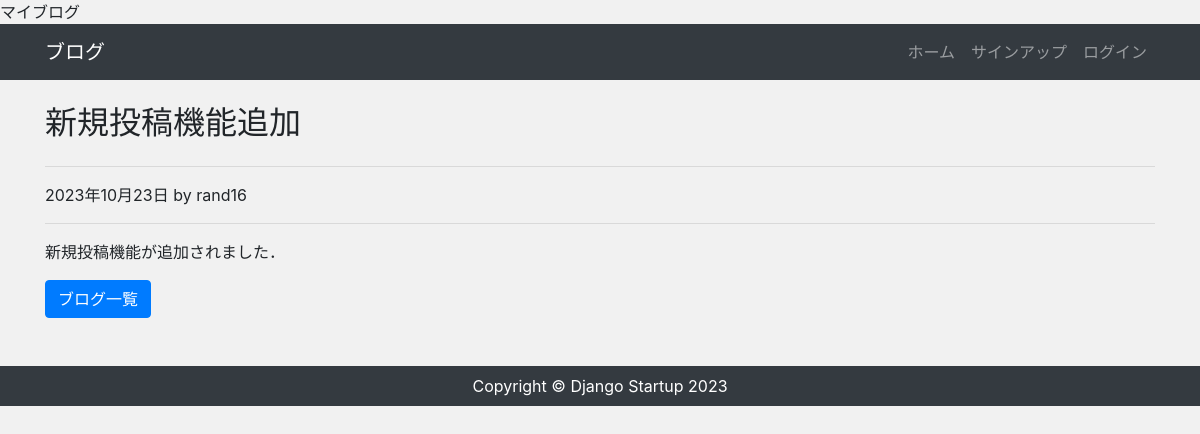
Screenshot of /post/3 with the database file from the repository.
### blog/models.py (models this page shows, shortened)
class Post(models.Model):
    author = models.ForeignKey(settings.AUTH_USER_MODEL, on_delete=models.CASCADE)
    title = models.CharField("タイトル", max_length=255)
    content = models.TextField("本文")
    created_at = models.DateField("作成日", default=timezone.now)

### blog/views.py (the view)
# urls.py: path('post/<int:pk>', views.PostDetailView.as_view(), name='post_detail'),
class PostDetailView(DetailView):
    model = models.Post
    context_object_name = "post_data"
    template_name = "blog/post_detail.html"
    '''
    # 最初に呼ばれる関数
    def get(self, request, *args, **kwargs):
        # idを指定することで，特定のデータを取得できる
        post_data = Post.objects.get(id=self.kwargs['pk'])
        return render(request, 'blog/post_detail.html', {
            'post_data': post_data
        })
    '''

### blog/templates/blog/post_detail.html (shortened to what this page needs)
{% extends "blog/base.html" %}
{% block content %}
<h2 class="my-4">{{ post_data.title }}</h2>
<hr>
<p>{{ post_data.created_at }} by {{ post_data.author }}</p>
<hr>
<p>{{ post_data.content|linebreaksbr }}</p>
<div class="d-flfex mb-5">
    <a href="{% url 'index' %}" class="btn btn-primary">ブログ一覧</a>
</div>
{% endblock %}

### blog/static/css/style.css (style rules this page uses)
* { margin: 0; padding: 0; box-sizing: border-box; }
body { background-color: #f1f1f1; display: flexbox; flex-flow: column; min-height: 100vh; }

### rows the page displays
Post: title "新規投稿機能追加", created_at "2023年10月23日", author "rand16", content "新規投稿機能が追加されました．"
